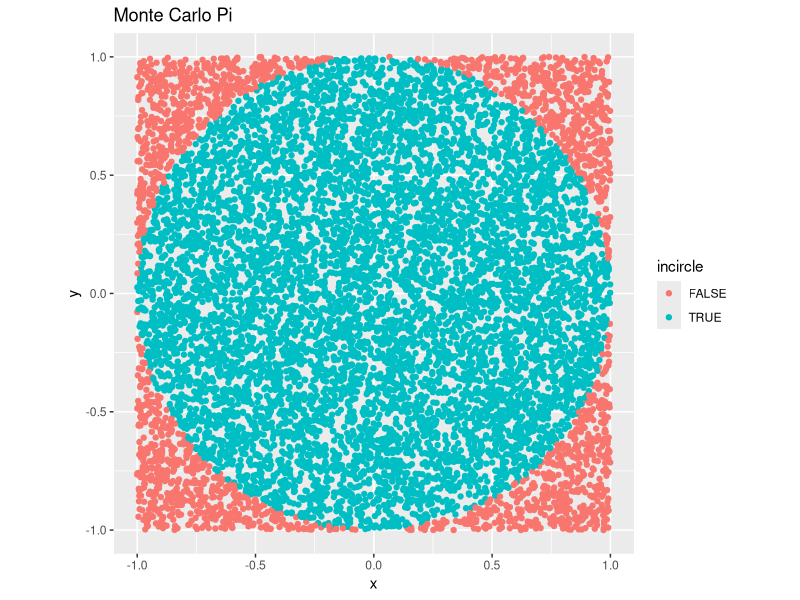

Write R code to recreate this figure.
library(ggplot2)

n.pts = 10000

xval = runif(n.pts, min = -1, max = 1)
yval = runif(n.pts, min = -1, max = 1)

#find the points inside the unit circle
incircle = ((xval^2 + yval^2) <= 1)

#make a dataframe
df = data.frame(xval,yval,incircle)

#plot
gg = ggplot(df,aes(x=xval,y=yval)) + #define data
     geom_point(aes(col=incircle)) + #scatter plot with incircle as colors
     xlim(c(-1, 1)) + #x limits
     ylim(c(-1, 1)) + #y limits
     coord_fixed()  + #square axes
     labs(title="Monte Carlo Pi",
       x="x", 
       y="y")

#save plot (use cairo on ARC systems since you don't have a GUI)
ggsave("pi.png", plot=gg, type="cairo")

#check pi approximation
cat(sprintf("pi is approximately: %8.6f\n",4*sum(df$incircle)/n.pts))
